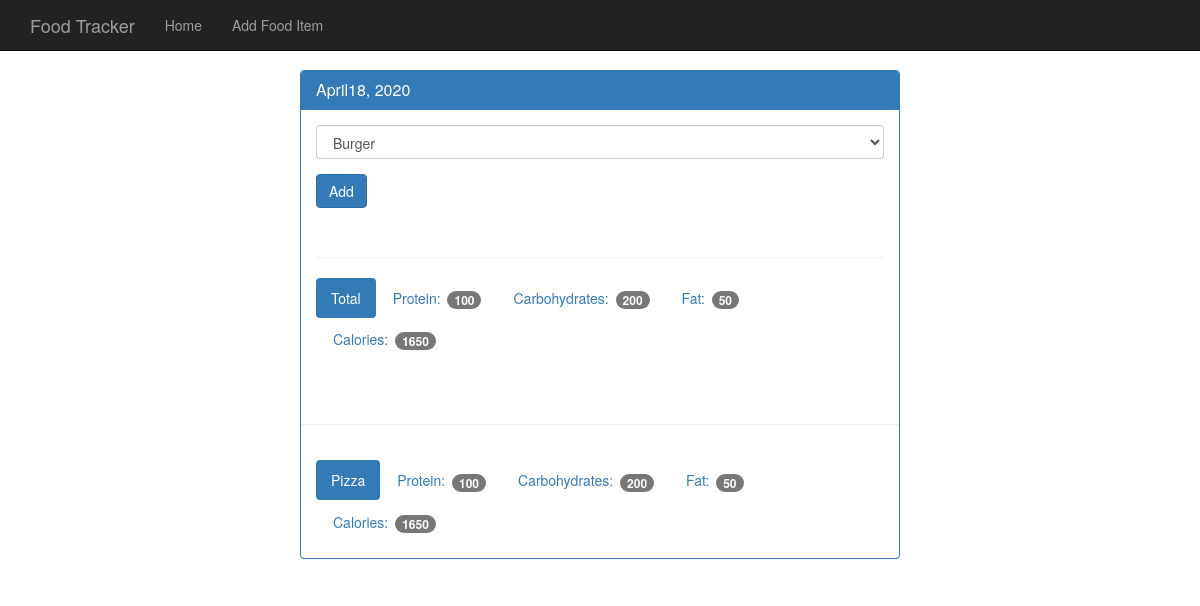
Screenshot of /view/20200418 with the database file from the repository.
### tables this page shows
CREATE TABLE food(
    id integer primary key autoincrement,
    name text not null,
    protein integer not null,
    carbohydrates integer not null,
    fat integer not null,
    calories integer not null
);

### app.py (the view)
@app.route('/view/<date>', methods=['GET', 'POST'])
def view(date):
    db = get_db()
    cur = db.execute('select id, entry_date from log_date where entry_date = ?', [date])
    date_result = cur.fetchone()
    if request.method == 'POST':
        db.execute('insert into food_date (food_id, log_date_id) values (?, ?)', [request.form['food-select'], date_result['id']])
        db.commit()
    d = datetime.strptime(str(date_result['entry_date']), '%Y%m%d')
    pretty_date = datetime.strftime(d, '%B%d, %Y')
    food_cur = db.execute('select id, name from food')
    food_results = food_cur.fetchall()
    log_cur = db.execute('select food.name, food.protein, food.carbohydrates, food.fat, food.calories from log_date join \
     food_date on food_date.log_date_id = log_date.id join food on food.id = food_date.food_id where log_date.entry_date = ?', [date])
    log_results = log_cur.fetchall()
    totals = {}
    totals['protein'] = 0
    totals['carbohydrates'] = 0
    totals['fat'] = 0
    totals['calories'] = 0
    for food in log_results:
        totals['protein'] += food['protein']
        totals['carbohydrates'] += food['carbohydrates']
        totals['fat'] += food['fat']
        totals['calories'] += food['calories']
    return render_template('day.html', entry_date=date_result['entry_date'], pretty_date=pretty_date, food_results=food_results, log_results=log_results, totals=totals)

### app.py (called while the page is built)
def connect_db():
    sql = sqlite3.connect('food_log.db')
    sql.row_factory = sqlite3.Row
    return sql

def get_db():
    if not hasattr(g, 'sqlite3_db'):
        g.sqlite_db = connect_db()
    return g.sqlite_db

### templates/day.html (shortened to what this page needs)
<!DOCTYPE html>
<html lang="en">
  <head>
    <link href="{{ url_for('static', filename='bootstrap.min.css') }}" rel="stylesheet">
    <link href="{{ url_for('static', filename='theme.css') }}" rel="stylesheet">
  </head>
  <body>
    <nav class="navbar navbar-inverse navbar-fixed-top">
      <div class="container">
        <div class="navbar-header">
          <a class="navbar-brand" href="{{ url_for('index') }}">Food Tracker</a>
        </div>
        <div id="navbar" class="navbar-collapse collapse">
          <ul class="nav navbar-nav">
            <li><a href="{{ url_for('index') }}">Home</a></li>
            <li><a href="{{ url_for('food') }}">Add Food Item</a></li>
          </ul>
        </div>
      </div>
    </nav>
    <div class="container theme-showcase col-sm-6 col-sm-offset-3" role="main">
      <div class="row">
        <div>
          <div class="panel panel-primary">
            <div class="panel-heading">
              <h3 class="panel-title">{{ pretty_date }}</h3>
            </div>
            <div class="panel-body">
              <form method="POST" action="{{ url_for('view', date=entry_date) }}">
                <div class="form-group">
                  <select class="form-control" name="food-select">
                    {% for food in food_results %}
                    <option value={{ food.id }}>{{ food.name }}</option>
                    {% endfor %}
                  </select>
                </div>
                <button type="submit" class="btn btn-primary">Add</button>
              </form>
              <div class="page-header"></div>
              <ul class="nav nav-pills" role="tablist">
                <li class="active"><a>Total</a></li>
                <li><a>Protein: <span class="badge">{{ totals.protein }}</span></a></li>
                <li><a>Carbohydrates: <span class="badge">{{ totals.carbohydrates }}</span></a></li>
                <li><a>Fat: <span class="badge">{{ totals.fat }}</span></a></li>
                <li><a>Calories: <span class="badge">{{ totals.calories }}</span></a></li>
              </ul>
            </div>
            <div class="page-header"></div>
            {% for food in log_results %}
            <div class="panel-body">
              <ul class="nav nav-pills" role="tablist">
                <li class="active"><a>{{ food.name }}</a></li>
                <li><a>Protein: <span class="badge">{{ food.protein }}</span></a></li>
                <li><a>Carbohydrates: <span class="badge">{{ food.carbohydrates }}</span></a></li>
                <li><a>Fat: <span class="badge">{{ food.fat }}</span></a></li>
                <li><a>Calories: <span class="badge">{{ food.calories }}</span></a></li>
              </ul>
            </div>
            {% endfor %}
          </div>
        </div>
      </div>
    </div>
  </body>
</html>

### static/theme.css (style rules this page uses)
body { padding-top: 70px; padding-bottom: 30px; }

### rows the page displays
food: name "Pizza", protein "100", carbohydrates "200", fat "50", calories "1650"

### other values shown
{{ pretty_date }} "April18, 2020"
{{ totals.protein }} "100"
{{ totals.carbohydrates }} "200"
{{ totals.fat }} "50"
{{ totals.calories }} "1650"
form field food-select "Burger"
